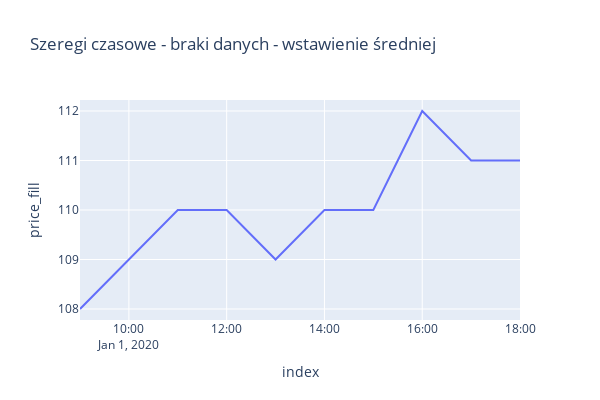

Here is the notebook cell this chart was saved with:
### Markdown cell above
Wypełnienie braków średnią

### Code cell
df_plotly = df.reset_index()
df_plotly['price_fill'] = df_plotly['price'].fillna(df_plotly['price'].mean())
px.line(df_plotly, 'index', 'price_fill', width=600, height=400, 
        title='Szeregi czasowe - braki danych - wstawienie średniej')

### Figure 1 — Plotly figure (JSON) as saved in the notebook; plotly's stock layout.template omitted (floating-point values rounded to 4 significant figures)
{"data": [{"hovertemplate": "index=%{x}<br>price_fill=%{y}<extra></extra>", "legendgroup": "", "line": {"color": "#636efa", "dash": "solid"}, "marker": {"symbol": "circle"}, "mode": "lines", "name": "", "orientation": "v", "showlegend": false, "type": "scatter", "x": ["2020-01-01T09:00:00.000000000", "2020-01-01T10:00:00.000000000", "2020-01-01T11:00:00.000000000", "2020-01-01T12:00:00.000000000", "2020-01-01T13:00:00.000000000", "2020-01-01T14:00:00.000000000", "2020-01-01T15:00:00.000000000", "2020-01-01T16:00:00.000000000", "2020-01-01T17:00:00.000000000", "2020-01-01T18:00:00.000000000"], "xaxis": "x", "y": [108.0, 109.0, 110.0, 110.0, 109.0, 110.0, 110.0, 112.0, 111.0, 111.0], "yaxis": "y"}], "layout": {"height": 400, "legend": {"tracegroupgap": 0}, "title": {"text": "Szeregi czasowe - braki danych - wstawienie średniej"}, "width": 600, "xaxis": {"anchor": "y", "domain": [0, 1], "title": {"text": "index"}}, "yaxis": {"anchor": "x", "domain": [0, 1], "title": {"text": "price_fill"}}}}
